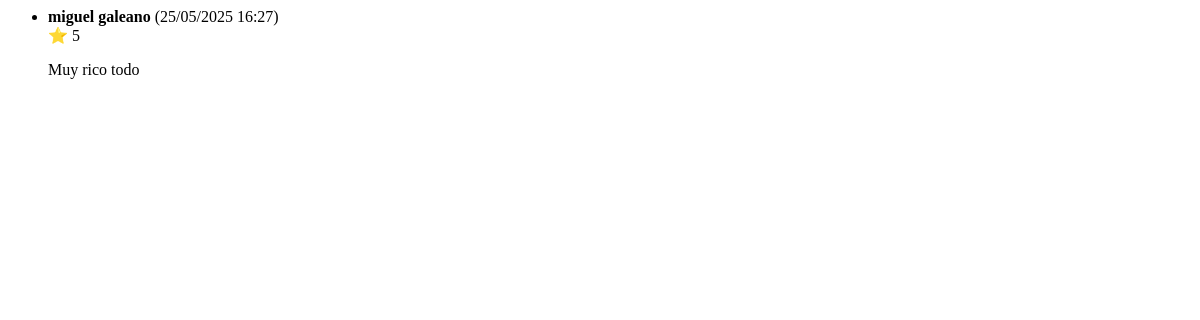
Page /comentarios_producto/11/ on the earlier database version.
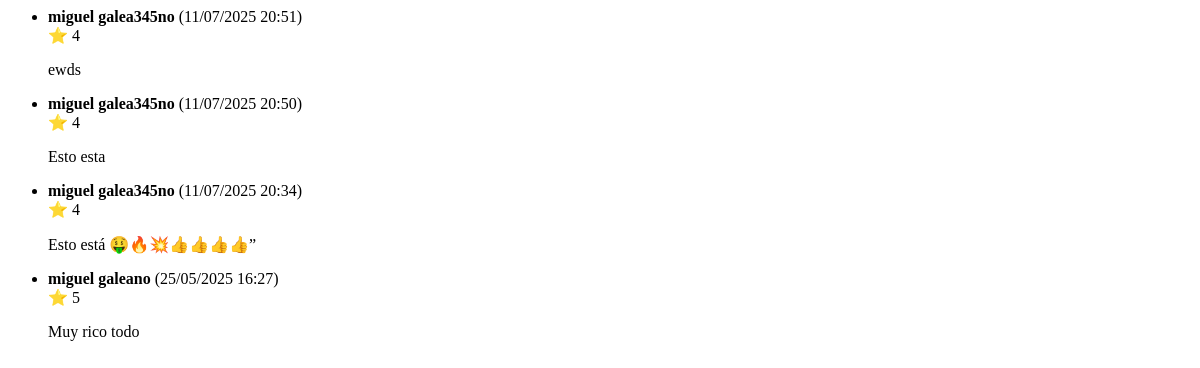
Same page on the later database version.
### merkachecheres/models.py (models this page shows, shortened)
class Reseña(models.Model):
    producto = models.ForeignKey(Producto, on_delete=models.CASCADE, related_name='resenas')
    usuario = models.ForeignKey(Usuario, on_delete=models.CASCADE)
    texto = models.TextField()
    estrellas = models.PositiveSmallIntegerField(default=5)
    fecha = models.DateTimeField(auto_now_add=True)

class Usuario(models.Model):
    full_name = models.CharField(max_length=255)
    email = models.EmailField(unique=True)
    username = models.CharField(max_length=150, unique=True)
    password = models.CharField(max_length=128, blank=True, null=True)
    telefono = models.CharField(max_length=15, default="Sin teléfono")  # Valor por defecto
    departamento = models.CharField(max_length=100, default="Sin departamento")  # Valor por defecto
    direccion = models.CharField(max_length=255, default="Sin dirección")  # Valor por defecto
    municipio = models.CharField(max_length=100, default="Sin municipio")  # Valor por defecto
    foto_perfil = models.ImageField(
        upload_to='usuarios/perfiles',
        validators=[validar_extension_imagen],
        blank=True,
        null=True,
        verbose_name="Ruta de la imagen de perfil"
    )  #
    ROLES = (
        (1, "Admin"),
        (2, "Cliente"),
        (3, "Vendedor")
    )
    rol = models.IntegerField(choices=ROLES, default=2)

### merkachecheres/views.py (the view)
# urls.py: path('comentarios_producto/<int:producto_id>/', views.comentarios_producto_ajax, name='comentarios_producto_ajax'),
def comentarios_producto_ajax(request, producto_id):
    producto = Producto.objects.get(id=producto_id)
    comentarios = producto.resenas.select_related('usuario').order_by('-fecha')
    html = render_to_string('comentarios_producto_ajax.html', {
        'comentarios_producto': comentarios,
    })
    return HttpResponse(html)

### merkachecheres/templates/comentarios_producto_ajax.html
{% if comentarios_producto %}
    <ul class="list-group">
        {% for comentario in comentarios_producto %}
            <li class="list-group-item">
                <strong>{{ comentario.usuario.full_name }}</strong>
                <span class="text-muted">({{ comentario.fecha|date:"d/m/Y H:i" }})</span><br>
                <span>⭐ {{ comentario.estrellas }}</span>
                <p>{{ comentario.texto }}</p>
            </li>
        {% endfor %}
    </ul>
{% else %}
    <p>No hay comentarios para este producto.</p>
{% endif %}

Differences in the rows shown:
added Reseña: usuario.full_name "miguel galea345no", fecha "11/07/2025 20:51", estrellas "4", texto "ewds"
added Reseña: usuario.full_name "miguel galea345no", fecha "11/07/2025 20:50", estrellas "4", texto "Esto esta"
added Reseña: usuario.full_name "miguel galea345no", fecha "11/07/2025 20:34", estrellas "4", texto "Esto está 🤑🔥💥👍👍👍👍”"
